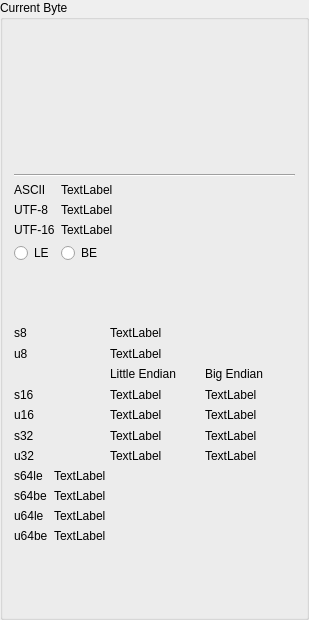
<?xml version="1.0" encoding="UTF-8"?>
<ui version="4.0">
 <class>gbCurrentByteInfo</class>
 <widget class="QGroupBox" name="gbCurrentByteInfo">
  <property name="geometry">
   <rect>
    <x>0</x>
    <y>0</y>
    <width>309</width>
    <height>620</height>
   </rect>
  </property>
  <property name="windowTitle">
   <string>GroupBox</string>
  </property>
  <property name="title">
   <string>Current Byte</string>
  </property>
  <layout class="QVBoxLayout" name="verticalLayout_2">
   <item>
    <widget class="QLabel" name="lblByteInterpretationLarge">
     <property name="font">
      <font>
       <pointsize>48</pointsize>
      </font>
     </property>
     <property name="text">
      <string/>
     </property>
     <property name="textFormat">
      <enum>Qt::AutoText</enum>
     </property>
     <property name="alignment">
      <set>Qt::AlignCenter</set>
     </property>
    </widget>
   </item>
   <item>
    <widget class="Line" name="line">
     <property name="orientation">
      <enum>Qt::Horizontal</enum>
     </property>
    </widget>
   </item>
   <item>
    <layout class="QFormLayout" name="formLayout_2">
     <item row="0" column="0">
      <widget class="QLabel" name="label_2">
       <property name="text">
        <string>ASCII</string>
       </property>
      </widget>
     </item>
     <item row="0" column="1">
      <widget class="QLabel" name="lblAsciiValue">
       <property name="text">
        <string>TextLabel</string>
       </property>
      </widget>
     </item>
     <item row="1" column="0">
      <widget class="QLabel" name="label_4">
       <property name="text">
        <string>UTF-8</string>
       </property>
      </widget>
     </item>
     <item row="1" column="1">
      <widget class="QLabel" name="lblUtf8Value">
       <property name="text">
        <string>TextLabel</string>
       </property>
      </widget>
     </item>
     <item row="2" column="0">
      <widget class="QLabel" name="label_6">
       <property name="text">
        <string>UTF-16</string>
       </property>
      </widget>
     </item>
     <item row="2" column="1">
      <widget class="QLabel" name="lblUtf16Value">
       <property name="text">
        <string>TextLabel</string>
       </property>
      </widget>
     </item>
     <item row="3" column="1">
      <widget class="QRadioButton" name="rbBECharMode">
       <property name="text">
        <string>BE</string>
       </property>
      </widget>
     </item>
     <item row="3" column="0">
      <widget class="QRadioButton" name="rbLECharMode">
       <property name="text">
        <string>LE</string>
       </property>
      </widget>
     </item>
    </layout>
   </item>
   <item>
    <layout class="QGridLayout" name="gridLayout">
     <item row="0" column="1">
      <widget class="QLabel" name="lbls8">
       <property name="text">
        <string>TextLabel</string>
       </property>
      </widget>
     </item>
     <item row="3" column="0">
      <widget class="QLabel" name="label_10">
       <property name="text">
        <string>s16</string>
       </property>
      </widget>
     </item>
     <item row="5" column="1">
      <widget class="QLabel" name="lbls32le">
       <property name="text">
        <string>TextLabel</string>
       </property>
      </widget>
     </item>
     <item row="4" column="0">
      <widget class="QLabel" name="label_3">
       <property name="text">
        <string>u16</string>
       </property>
      </widget>
     </item>
     <item row="4" column="1">
      <widget class="QLabel" name="lblu16le">
       <property name="text">
        <string>TextLabel</string>
       </property>
      </widget>
     </item>
     <item row="6" column="0">
      <widget class="QLabel" name="label_5">
       <property name="text">
        <string>u32</string>
       </property>
      </widget>
     </item>
     <item row="4" column="2">
      <widget class="QLabel" name="lblu16be">
       <property name="text">
        <string>TextLabel</string>
       </property>
      </widget>
     </item>
     <item row="3" column="2">
      <widget class="QLabel" name="lbls16be">
       <property name="text">
        <string>TextLabel</string>
       </property>
      </widget>
     </item>
     <item row="5" column="0">
      <widget class="QLabel" name="label_13">
       <property name="text">
        <string>s32</string>
       </property>
      </widget>
     </item>
     <item row="0" column="0">
      <widget class="QLabel" name="label">
       <property name="text">
        <string>s8</string>
       </property>
      </widget>
     </item>
     <item row="6" column="2">
      <widget class="QLabel" name="lblu32be">
       <property name="text">
        <string>TextLabel</string>
       </property>
      </widget>
     </item>
     <item row="3" column="1">
      <widget class="QLabel" name="lbls16le">
       <property name="text">
        <string>TextLabel</string>
       </property>
      </widget>
     </item>
     <item row="6" column="1">
      <widget class="QLabel" name="lblu32le">
       <property name="text">
        <string>TextLabel</string>
       </property>
      </widget>
     </item>
     <item row="5" column="2">
      <widget class="QLabel" name="lbls32be">
       <property name="text">
        <string>TextLabel</string>
       </property>
      </widget>
     </item>
     <item row="1" column="1">
      <widget class="QLabel" name="lblu8">
       <property name="text">
        <string>TextLabel</string>
       </property>
      </widget>
     </item>
     <item row="1" column="0">
      <widget class="QLabel" name="label_7">
       <property name="text">
        <string>u8</string>
       </property>
      </widget>
     </item>
     <item row="2" column="1">
      <widget class="QLabel" name="label_19">
       <property name="text">
        <string>Little Endian</string>
       </property>
      </widget>
     </item>
     <item row="2" column="2">
      <widget class="QLabel" name="label_20">
       <property name="text">
        <string>Big Endian</string>
       </property>
      </widget>
     </item>
    </layout>
   </item>
   <item>
    <layout class="QFormLayout" name="formLayout_3">
     <item row="0" column="0">
      <widget class="QLabel" name="label_14">
       <property name="text">
        <string>s64le</string>
       </property>
      </widget>
     </item>
     <item row="0" column="1">
      <widget class="QLabel" name="lbls64le">
       <property name="text">
        <string>TextLabel</string>
       </property>
      </widget>
     </item>
     <item row="1" column="0">
      <widget class="QLabel" name="label_16">
       <property name="text">
        <string>s64be</string>
       </property>
      </widget>
     </item>
     <item row="1" column="1">
      <widget class="QLabel" name="lbls64be">
       <property name="text">
        <string>TextLabel</string>
       </property>
      </widget>
     </item>
     <item row="2" column="0">
      <widget class="QLabel" name="label_12">
       <property name="text">
        <string>u64le</string>
       </property>
      </widget>
     </item>
     <item row="2" column="1">
      <widget class="QLabel" name="lblu64le">
       <property name="text">
        <string>TextLabel</string>
       </property>
      </widget>
     </item>
     <item row="3" column="0">
      <widget class="QLabel" name="label_17">
       <property name="text">
        <string>u64be</string>
       </property>
      </widget>
     </item>
     <item row="3" column="1">
      <widget class="QLabel" name="lblu64be">
       <property name="text">
        <string>TextLabel</string>
       </property>
      </widget>
     </item>
    </layout>
   </item>
  </layout>
 </widget>
 <resources/>
 <connections/>
</ui>
